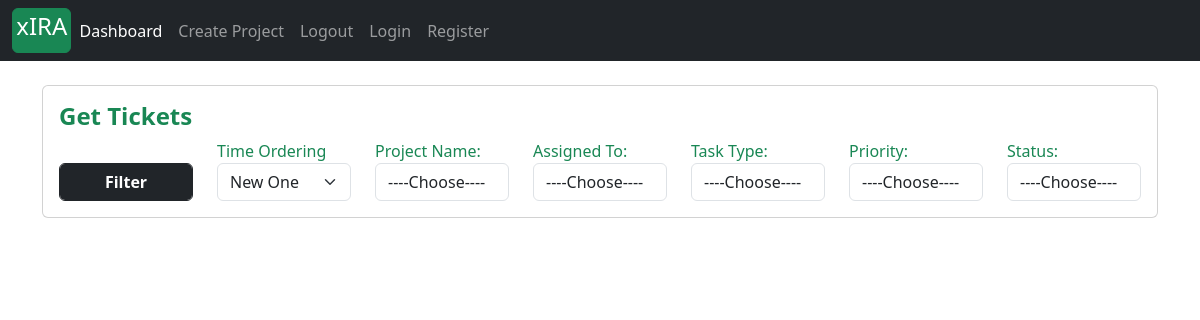
The page /ticket/manage/ (signed in) on the database as committed earlier.
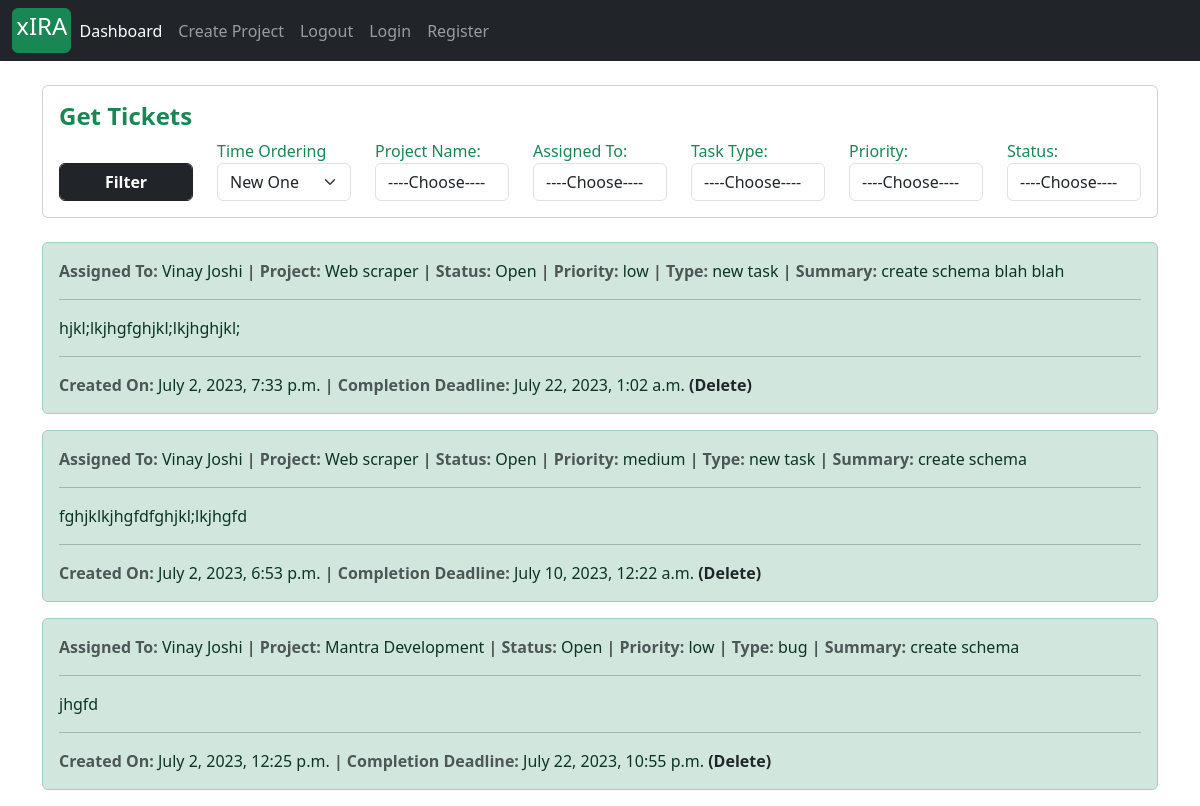
The same page on the database as committed later.
### tickets/models.py (models this page shows, shortened)
class Task(models.Model):
    project       = models.ForeignKey(Project, on_delete=models.CASCADE)
    task_type     = models.CharField(max_length=30, choices = task_type_choices)
    short_summary = models.CharField(max_length=80)
    description   = models.TextField(max_length=500)
    assignee     = models.ForeignKey(Account, on_delete=models.CASCADE)
    status        = models.CharField(max_length=25, choices=status_field)
    priority      = models.CharField(max_length=25, choices=priority_field)
    start_date    = models.DateTimeField(auto_now_add=True)
    estimated_end_date = models.DateTimeField()
    def task_as_back_log(self):
        current_time = datetime.datetime.now().astimezone()
        estimated_end_date = self.estimated_end_date.astimezone()
        if self.status == 'Complete':
            return False
        if current_time >= estimated_end_date:
            self.status = 'Backlog'
            self.save()
            return True
        else:
            return False

### accounts/models.py (models this page shows, shortened)
class Account(AbstractBaseUser):
    first_name           = models.CharField(max_length=50)
    last_name            = models.CharField(max_length=50)
    work_email           = models.EmailField(max_length=100, unique=True)
    contact_number       = models.CharField(max_length=50)
    work_profile         = models.CharField(max_length=30, choices=choices)
    date_joined     = models.DateTimeField(auto_now_add=True)
    last_login      = models.DateTimeField(auto_now_add=True)
    is_admin        = models.BooleanField(default=False)
    is_staff        = models.BooleanField(default=False)
    is_active        = models.BooleanField(default=False)
    is_superadmin        = models.BooleanField(default=False)
    USERNAME_FIELD = 'work_email'
    REQUIRED_FIELDS = ['first_name', 'last_name']
    objects = MyAccountManager()
    def __str__(self):
        return f'{self.first_name} {self.last_name}'
    def is_project_manager(self):
        try:
            temp = ProjectManager.objects.get(project_manager__id=self.id)
            is_manager = True
        except ProjectManager.DoesNotExist:
            is_manager = False
        return is_manager

### projects/models.py (models this page shows)
class Project(models.Model):
    project_name         = models.CharField(max_length=30)
    project_description  = models.TextField(max_length=600, blank=True)
    project_category     = models.CharField(max_length=30, choices=choices)
    project_manager      =  models.ForeignKey(ProjectManager, on_delete=models.SET_NULL, null=True)
    assignees            =  models.ManyToManyField(Account)
    start_date           = models.DateTimeField(auto_now_add=True)
    estimated_end_date   = models.DateTimeField()
    def __str__(self):
        return self.project_name

### tickets/views.py (the view, shortened to what this page needs)
# urls.py: path('manage/', views.manage_ticket, name='manage_ticket'),
def manage_ticket(request):
    if request.user.is_project_manager():
        project_coice_tuple_list, assignee_choice_tuple_list = get_choice_fields(request.user)
        context = {
            'project_choice': project_coice_tuple_list,
            'assignee_choice': assignee_choice_tuple_list,
            'status_choice': status_field,
            'task_type_choice': task_type_choices,
            'priority_choice': priority_field,
        }
        all_task_query = get_all_tickets_project_manager(request.user)
        query_dic = request.GET
        if 'project_id' in query_dic:
            if query_dic['project_id'] != '' and len(all_task_query) > 0:
                all_task_query = all_task_query.filter(project__id=int(query_dic['project_id']))
        if 'assignee_id' in query_dic:
            if query_dic['assignee_id'] != '' and len(all_task_query) > 0:
                all_task_query = all_task_query.filter(assignee__id=int(query_dic['assignee_id']))
        if 'task_type' in query_dic:
            if query_dic['task_type'] != '' and len(all_task_query) > 0:
                all_task_query = all_task_query.filter(task_type=query_dic['task_type'])
        if 'priority' in query_dic:
            if query_dic['priority'] != '' and len(all_task_query) > 0:
                all_task_query = all_task_query.filter(priority=query_dic['priority'])
        if 'status' in query_dic:
            if query_dic['status'] != '' and len(all_task_query) > 0:
                all_task_query = all_task_query.filter(status=query_dic['status'])
        all_task_query = all_task_query.order_by('-start_date')
        context['tasks'] = all_task_query
    return render(request, 'manage_ticket.html', context)

### projects/forms.py
class ProjectCreationForm(forms.ModelForm):
    class Meta:
        model = Project
        fields = ('project_name', 'project_category', 'project_description', 'estimated_end_date')
        widgets = {
            'project_name': forms.TextInput(attrs={'class': 'form-control',  }),
            'project_category': forms.Select(attrs={'class': 'form-control', }),
            'project_description': forms.Textarea(attrs={'class': 'form-control', 'rows':4, 'cols':15}),
        }

### accounts/models.py (called while the page is built)
    def get_all_project(self):
        return self.project_set.all()

### projects/context_processors.py (called while the page is built)
def create_project_form(request):
    form = ProjectCreationForm()
    context = {
        'project_creation_form': form
    }
    return context

### tickets/views.py (called while the page is built)
def get_all_tickets_project_manager(user):
    project_manager = ProjectManager.objects.get(project_manager__id=user.id)
    projects = project_manager.get_all_project()
    if len(projects) >= 1:
        project_1 = projects[0]
        all_tickets = Task.objects.filter(project__id=project_1.id)
        for i in range(1, len(projects)):
            all_tickets = all_tickets | Task.objects.filter(project__id=projects[i].id)
        return all_tickets
    return None

### templates/manage_ticket.html (shortened to what this page needs)
{% extends 'base.html' %}
{% block content %}
{% load tz %}
<div class="container mt-4">
    <div class="card mx-auto">
      <article class="card-body">
		<header class="text-success"><h4><strong class="card-title">Get Tickets</strong></h4></header>
		<form action = "{% url 'manage_ticket' %}" method="GET">
				<div class="form-group row">
					<div class="col form-group" style="">
                        	<button class="btn btn-dark form-control" href="#"><strong>Filter</strong></button>
            		</div>
					<div class="col form-group">
							<label class="text-success" for="">Time Ordering</label>
							<select class="form-select" name="order_by">
							  <option value="1" selected>New One</option>
							</select>
				</div>
					<div class="col form-group">
						<label class="text-success" for="project_id">Project Name:</label>
						<select class="form-control" name="project_id">
						<option value="">----Choose----</option>
						</select>
					</div>
					<div class="col form-group">
						<label class="text-success" for="assignee_id">Assigned To:</label>
						<select class="form-control" name="assignee_id">
						<option value="">----Choose----</option>
						</select>
					</div>
					<div class="col form-group">
			            <label class="text-success" for="">Task Type:</label>
						<select class="form-control" name="task_type">
						<option value="">----Choose----</option>
						</select>
					</div>
					<div class="col form-group">
			            <label class="text-success" for="">Priority:</label>
						<select class="form-control" name="priority">
						<option value="">----Choose----</option>
						</select>
					</div>
					<div class="col form-group">
			            <label class="text-success" for="">Status:</label>
						<select class="form-control" name="status">
						<option value="">----Choose----</option>
						</select>
					</div>
		</form>
		</article>
    </div>
</div>
<div class="container mt-4">
	{% for task in tasks %}
	<div class="alert alert-{% if task.task_as_back_log %}danger{% elif task.status == 'Open' %}primary{% elif task.status == 'In Progress' %}info{% else %}success{% endif %}" role="alert">
		<strong class="text-muted"> Assigned To: </strong>
		{{task.assignee}}
		<strong class="text-muted">| Project: </strong>
		{{task.project}}
		<strong class="text-muted">| Status: </strong>
	    {{task.status|capfirst}}
	 	<strong class="text-muted">| Priority: </strong>
	    {{task.priority}}
		<strong class="text-muted">| Type: </strong>
	    {{task.task_type}}
		<strong class="text-muted">| Summary: </strong>
	    {{task.short_summary}}
	 	<hr>
	 	<p>{{task.description}}</p>
	 	<hr>
	<strong class="text-muted"> Created On: </strong>
	 {{task.start_date|timezone:"Asia/Kolkata"}}
	<strong class="text-muted">| Completion Deadline: </strong>
	 {{task.estimated_end_date|timezone:"Asia/Kolkata"}}
	<a class="text-dark" href="{% url 'delete_ticket' task.id %}" style="text-decoration: none;"><strong> (Delete)</strong></a>
 	</div>
	{% endfor %}
</div>
{% endblock %}

Rows that differ between the two databases and show on the page:
added Task: assignee "Vinay Joshi", project "Web scraper", status "Open", priority "low", task_type "new task", short_summary "create schema blah blah", description "hjkl;lkjhgfghjkl;lkjhghjkl;", start_date "July 2, 2023, 7:33 p.m.", estimated_end_date "July 22, 2023, 1:02 a.m."
added Task: assignee "Vinay Joshi", project "Web scraper", status "Open", priority "medium", task_type "new task", short_summary "create schema", description "fghjklkjhgfdfghjkl;lkjhgfd", start_date "July 2, 2023, 6:53 p.m.", estimated_end_date "July 10, 2023, 12:22 a.m."
added Task: assignee "Vinay Joshi", project "Mantra Development", status "Open", priority "low", task_type "bug", short_summary "create schema", description "jhgfd", start_date "July 2, 2023, 12:25 p.m.", estimated_end_date "July 22, 2023, 10:55 p.m."
